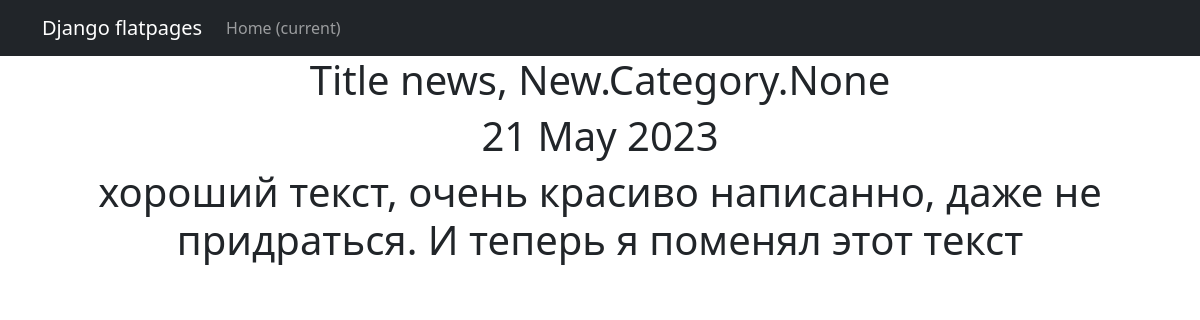
/news/5, run on the app's committed database.
### New/models.py (models this page shows, shortened)
class Post (models.Model):
    postAuthor = models.ForeignKey('Author', on_delete=models.CASCADE)
    NEWS ='NW'
    ARTICLE = 'AR'
    CATEGORY_CHOICES = (
        (NEWS,'Новость'),
        (ARTICLE, 'Статья'),
    )
    categoryType =  models.CharField(max_length=2, choices=CATEGORY_CHOICES, default=ARTICLE)
    dataCreation = models.DateTimeField(auto_now_add=True)
    postCategory = models.ManyToManyField(Category, through='PostCategory')
    title = models.CharField(max_length=128)
    text = models.TextField(max_length=128)
    rating = models.SmallIntegerField(default=0)
    def __str__(self):
        return f'{self.title}, {self.postCategory}'

### New/views.py (the view)
# urls.py: path('<int:pk>', PostDetail.as_view(), name='post_detail'),
class PostDetail(DetailView):
    model = Post
    template_name = 'post_detail.html'
    context_object_name = 'Post'

### templates/post_detail.html (shortened to what this page needs)
{% extends 'flatpages/default.html' %}
{% block content %}
<h1>{{ Post }}</h1>
<h1>{{ Post.dataCreation|date:'d M Y' }}</h1>
<h1>{{ Post.text|truncatewords:20 }}</h1>
{% endblock content %}

### data on the page
Post: title+id "Title news, New.Category.None", dataCreation "21 May 2023", text "хороший текст, очень красиво написанно, даже не придраться. И теперь я поменял этот текст"
